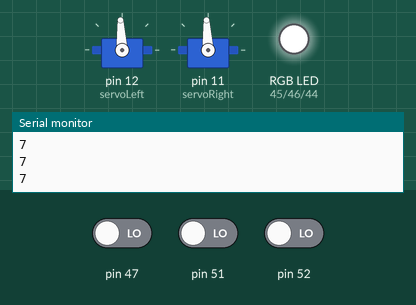
Bench run of a sketch on a simulated Arduino Mega 2560, built with avr-gcc and run on an emulated ATmega2560. Shown: 2 × servo, an RGB LED mixed from three pins (HIGH = lit), the last lines printed to the serial monitor. Inputs (shaded band) come from the test bench; at power-on: pin 47 LOW, pin 51 LOW, pin 52 LOW.

Above: at 11.9 s.
12.0 s: pin 47 driven HIGH
At 17.8 s:
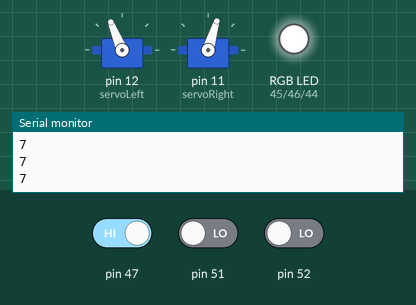
18.2 s: pin 47 driven LOW
At 19.8 s:
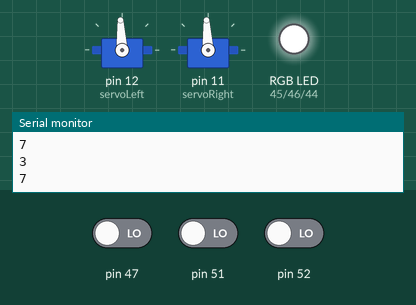
24.4 s: pin 51 driven HIGH
At 29.8 s:
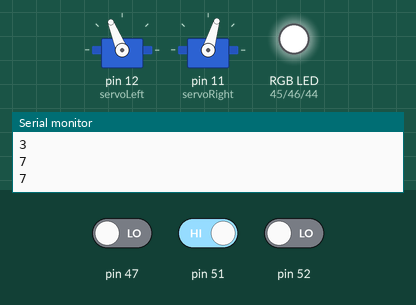
30.6 s: pin 51 driven LOW
At 32.3 s:
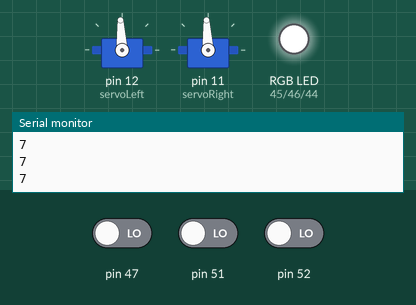
36.8 s: pin 52 driven HIGH
At 42.3 s:
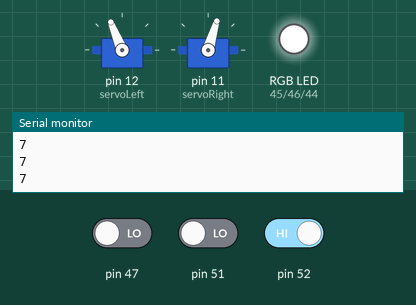
43.0 s: pin 52 driven LOW
At 44.1 s:
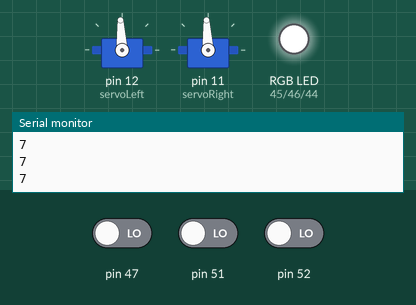
Timing chart, 0 to 51.0 s (numbered marks = the images above; inputs shaded):
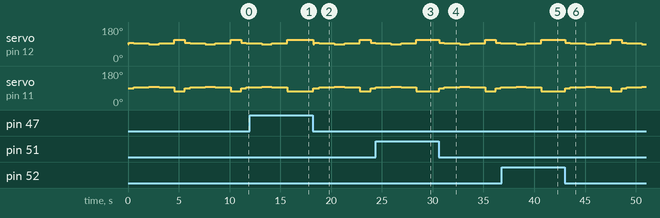

The sketch:

IDC_Checkpoint1.ino
```cpp
#include <Servo.h>

#define lineSensor1 47
#define lineSensor2 51
#define lineSensor3 52

#define redpin 45
#define greenpin 46
#define bluepin 44

int lowerThreshold = 250;
int higherThreshold = 350;
//dark > 350
//light < 250
Servo servoLeft;
Servo servoRight;

void setup() {
  Serial.begin(9600);
  servoLeft.attach(12);
  servoRight.attach(11);

  // Set pin modes for RGB LED
  pinMode(redpin, OUTPUT);
  pinMode(greenpin, OUTPUT);
  pinMode(bluepin, OUTPUT);

  // Start with the LED off (white)
  set_RGB(255, 255, 255);
}

void loop() {
  int qti1 = rcTime(lineSensor1);
  int qti2 = rcTime(lineSensor2);
  int qti3 = rcTime(lineSensor3);
  delay(50);

  int value1 = getValue(qti1);
  int value2 = getValue(qti2);
  int value3 = getValue(qti3);

  int finalValue = calculateFinalValue(value1, value2, value3);
  Serial.println(finalValue);

  performAction(finalValue);
}

int getValue(int sensorValue) {
  if (sensorValue < lowerThreshold) {
    return 1;
  } else if (sensorValue > higherThreshold) {
    return 0;
  }
}

int calculateFinalValue(int value1, int value2, int value3) {
  return (4 * value1) + (2 * value2) + value3;
}

void performAction(int finalValue) {
  switch (finalValue) {
    case 7:
      searchForTrack();
      break;
    case 0:
      //if (digitalRead(lineSensor1) == LOW && digitalRead(lineSensor2) == LOW && digitalRead(lineSensor3) == LOW) {
      stop();
      changeLEDColortoGreen();
      delay(1000);
      turn90Degrees();
      moveForward();
      delay(200);
      servoLeft.detach();
      servoRight.detach();

      break;
    case 6:
      turnRight();
      break;
    case 5:
      moveOnLine();
      break;
    case 4:
      turnRight();
      break;
    case 3:
      turnLeft();
      break;
    case 1:
      turnLeft();
      break;
  }
}

void searchForTrack() {
  // Initial movement to the right
  servoLeft.writeMicroseconds(1530);
  servoRight.writeMicroseconds(1470);
  delay(500);

  // Stop briefly
  stop();
  delay(500);

  // Movement to the left
  servoLeft.writeMicroseconds(1470);
  servoRight.writeMicroseconds(1530);
  delay(1000);

  // Stop briefly
  stop();
  delay(500);

  // Resume forward movement
  servoLeft.writeMicroseconds(1700);
  servoRight.writeMicroseconds(1300);
  delay(1000);
}

void moveForward() {
  servoLeft.writeMicroseconds(1700);
  servoRight.writeMicroseconds(1300);
  delay(1000);
}

void stop() {
  servoLeft.writeMicroseconds(1500);
  servoRight.writeMicroseconds(1500);
  delay(1000);
}

void turnRight() {
  servoLeft.writeMicroseconds(1530);
  servoRight.writeMicroseconds(1530);
  delay(25);
}

void moveOnLine() {
  servoLeft.writeMicroseconds(1700);
  servoRight.writeMicroseconds(1300);
  delay(25);
}

void turnLeft() {
  servoLeft.writeMicroseconds(1470);
  servoRight.writeMicroseconds(1470);
  delay(25);
}

void changeLEDColortoGreen() {
  // Change the color of the on-board RGB LED based on your event ring color
  //Our ring is green
  set_RGB(255, 0, 255);
}

void turn90Degrees() {
  // Turn the bot 90 degrees in place
  servoLeft.writeMicroseconds(1700);
  servoRight.writeMicroseconds(1700);
  delay(570);  // Adjust the delay based on the time needed to turn 90 degrees
  stop();       // Stop the bot after turning
}

long rcTime(int pin) {
  pinMode(pin, OUTPUT);
  digitalWrite(pin, HIGH);
  delay(1);
  pinMode(pin, INPUT);
  digitalWrite(pin, LOW);
  long time = micros();
  while (digitalRead(pin));
  time = micros() - time;
  return time;
}

void set_RGB(int r, int g, int b) {
  analogWrite(redpin, r);
  analogWrite(greenpin, g);
  analogWrite(bluepin, b);
}
```

Measured:
- after the input at 12.0 s, servo on pin 12 (servoLeft): goes on until 15.7 s, then stays 112°; servo on pin 11 (servoRight): goes on until 15.7 s, then stays 73°
- after the input at 18.2 s, servo on pin 11 (servoRight): 73° → 90° after 0.05 s, → 93° 0.58 s later, → 96° 1.5 s later, → 93° 1.0 s later, … (7 changes in this stretch)
- after the input at 24.4 s, servo on pin 12 (servoLeft): goes on until 28.4 s, then stays 112°; servo on pin 11 (servoRight): goes on until 28.4 s, then stays 73°
- after the input at 30.6 s, servo on pin 12 (servoLeft): 112° → 96° after 0.05 s, → 93° 0.50 s later, → 90° 1.5 s later, → 93° 1.0 s later, … (7 changes in this stretch); servo on pin 11 (servoRight): 73° → 90° after 0.05 s, → 93° 0.50 s later, → 96° 1.5 s later, → 93° 1.0 s later, … (7 changes in this stretch)
- after the input at 36.8 s, servo on pin 12 (servoLeft): goes on until 40.7 s, then stays 112°; servo on pin 11 (servoRight): goes on until 40.7 s, then stays 73°
- after the input at 43.0 s, servo on pin 12 (servoLeft): 112° → 96° after 0.05 s, → 93° 0.50 s later, → 90° 1.5 s later, → 93° 1.0 s later, … (8 changes in this stretch); servo on pin 11 (servoRight): 73° → 90° after 0.05 s, → 93° 0.50 s later, → 96° 1.5 s later, → 93° 1.0 s later, … (8 changes in this stretch)
- by itself, servo on pin 12 (servoLeft): repeats every 5.6 s: 93° 1.5 s, 90° 1.0 s, 93° 1.5 s, 112° 1.1 s, 96° 0.50 s
